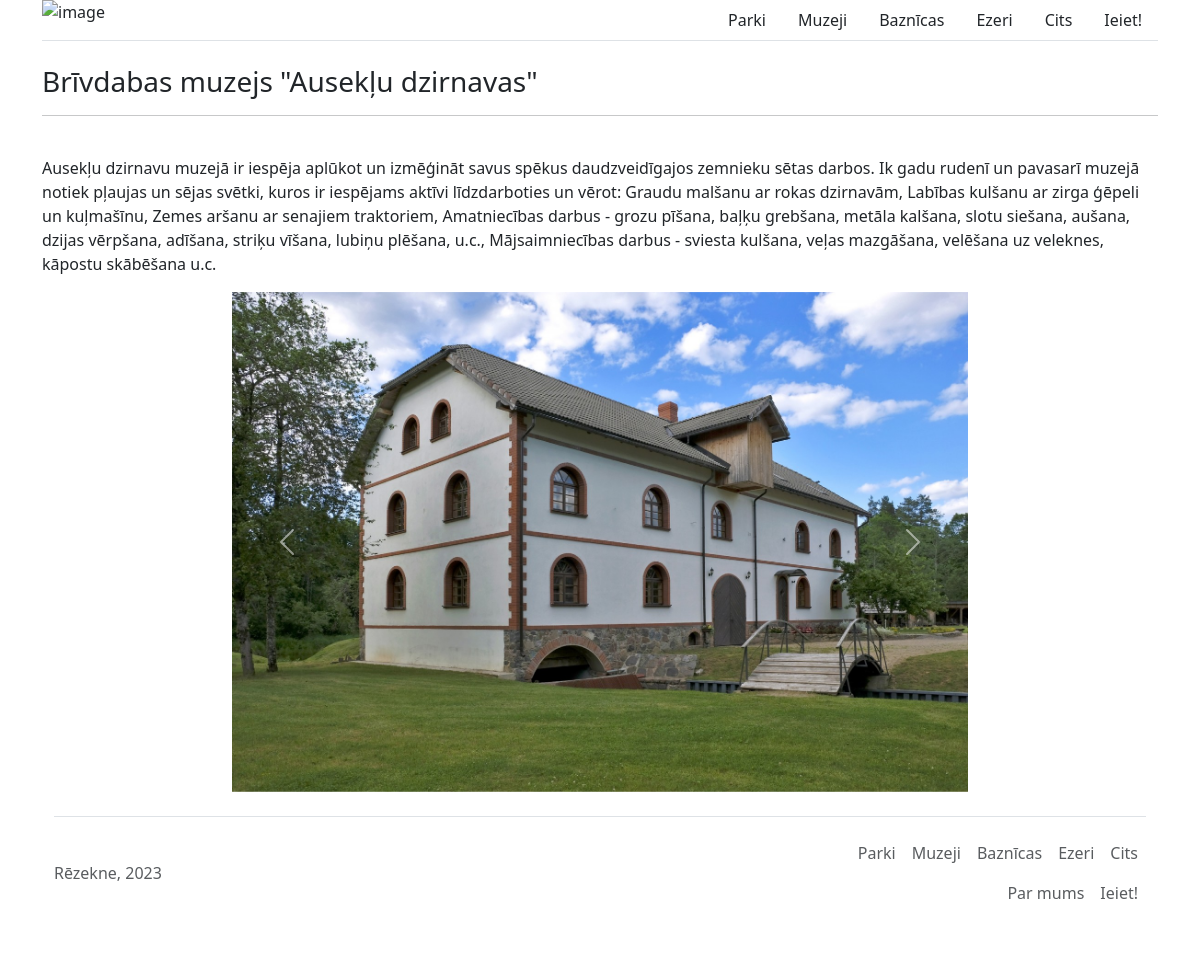
The app's page /article/32/, older data.
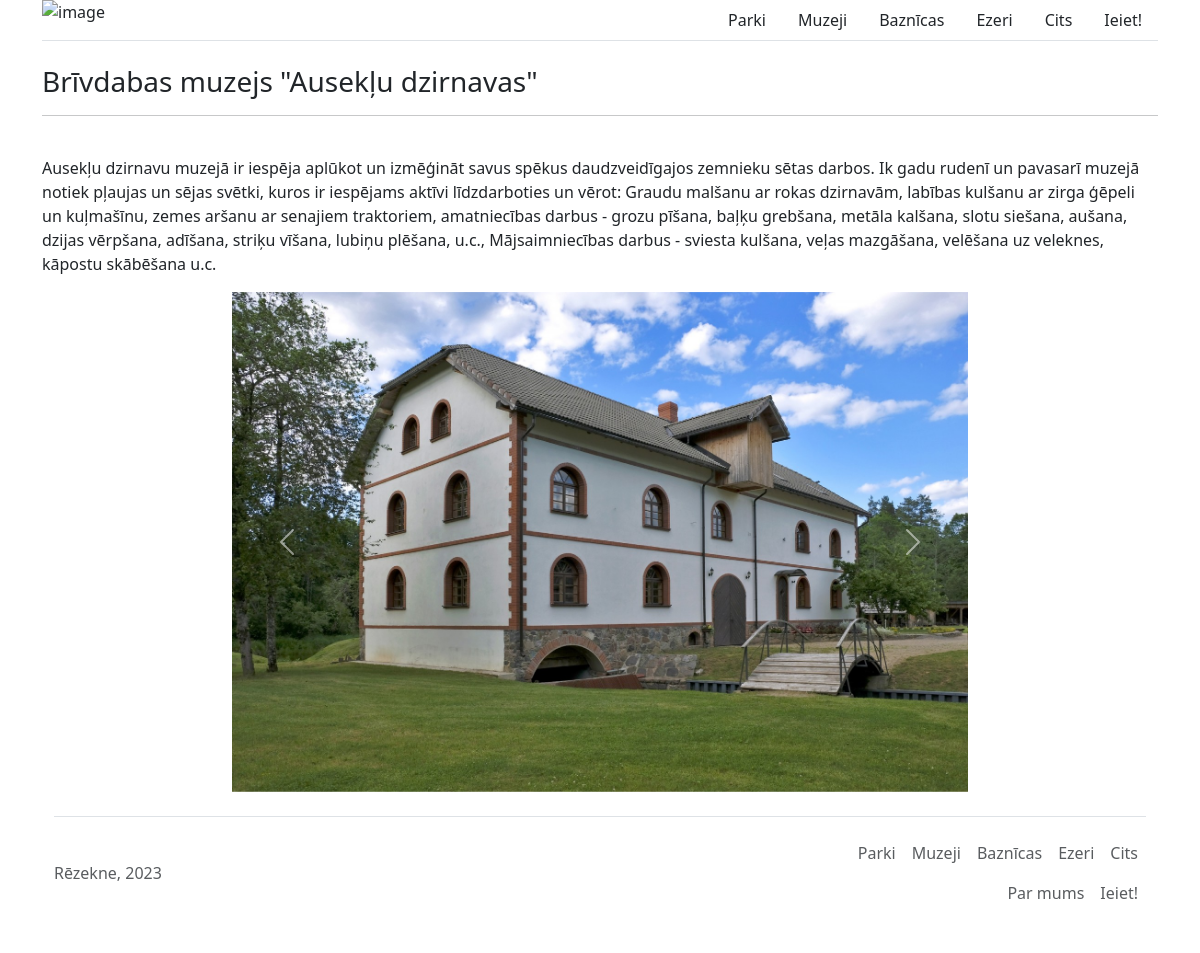
The same page, newer data.
### main/models.py (models this page shows, shortened)
class Article(models.Model):
    title = models.CharField(max_length=60)
    text = HTMLField()
    category = models.ForeignKey(Category, on_delete=models.CASCADE, blank=True, null=True)
    author = models.ForeignKey(User, on_delete=models.CASCADE, blank=True, null=True)
    pub_date = models.DateTimeField(auto_now_add=True, blank=True, null=True)

class Image(models.Model):
   image = models.ImageField(upload_to='images/')
   article = models.ForeignKey(Article, on_delete=models.CASCADE)

### main/views.py (the view)
# urls.py: path("article/<int:article_id>/", views.article, name="article"),
def article(request, article_id):
    a = Article.objects.get(id=article_id)
    images = Image.objects.filter(article = a)
    return render(request, "article.html", {"article": a, "images": images})

### main/template/article.html (shortened to what this page needs)
{% extends 'base.html' %}
{% block content %}
    <h3>{{ article.title }}</h3>
    <hr>
    <br>
    <p>{{ article.text|safe }}</p>
        <div class="row justify-content-md-center">
            <div class="col col-md-8">
                <div id="carouselExampleControls" class="carousel slide" data-ride="carousel">
                    <div class="carousel-inner">
                {% for image in images %}
                    {% if forloop.first %}
                        <div class="carousel-item active">
                    {% else %}
                        <div class="carousel-item">
                    {% endif %}
                            <img class="d-block w-100" src="{{ image.image.url }}" alt="slide image" style="height: 500px; ">
                        </div>
                {% endfor %}
                    </div>
                    <button class="carousel-control-prev" type="button" data-bs-target="#carouselExampleControls" data-bs-slide="prev">
                        <span class="carousel-control-prev-icon" aria-hidden="true" id=""></span>
                    </button>
                    <button class="carousel-control-next" type="button" data-bs-target="#carouselExampleControls" data-bs-slide="next">
                        <span class="carousel-control-next-icon" aria-hidden="true" id=""></span>
                    </button>
                </div>
            </div>
        </div>
{% endblock content %}

Row changes from the older to the newer data that the page shows:
changed Article "Brīvdabas muzejs \"Ausekļu dzirnavas\"": text "…malšanu ar rokas dzirnavām, Labības kulšanu ar zirga ģēpeli un kuļmašīnu, Zemes aršanu ar senajiem traktoriem, Amatniecības darbus - grozu pīšana,…" → "…malšanu ar rokas dzirnavām, labības kulšanu ar zirga ģēpeli un kuļmašīnu, zemes aršanu ar senajiem traktoriem, amatniecības darbus - grozu pīšana,…"
